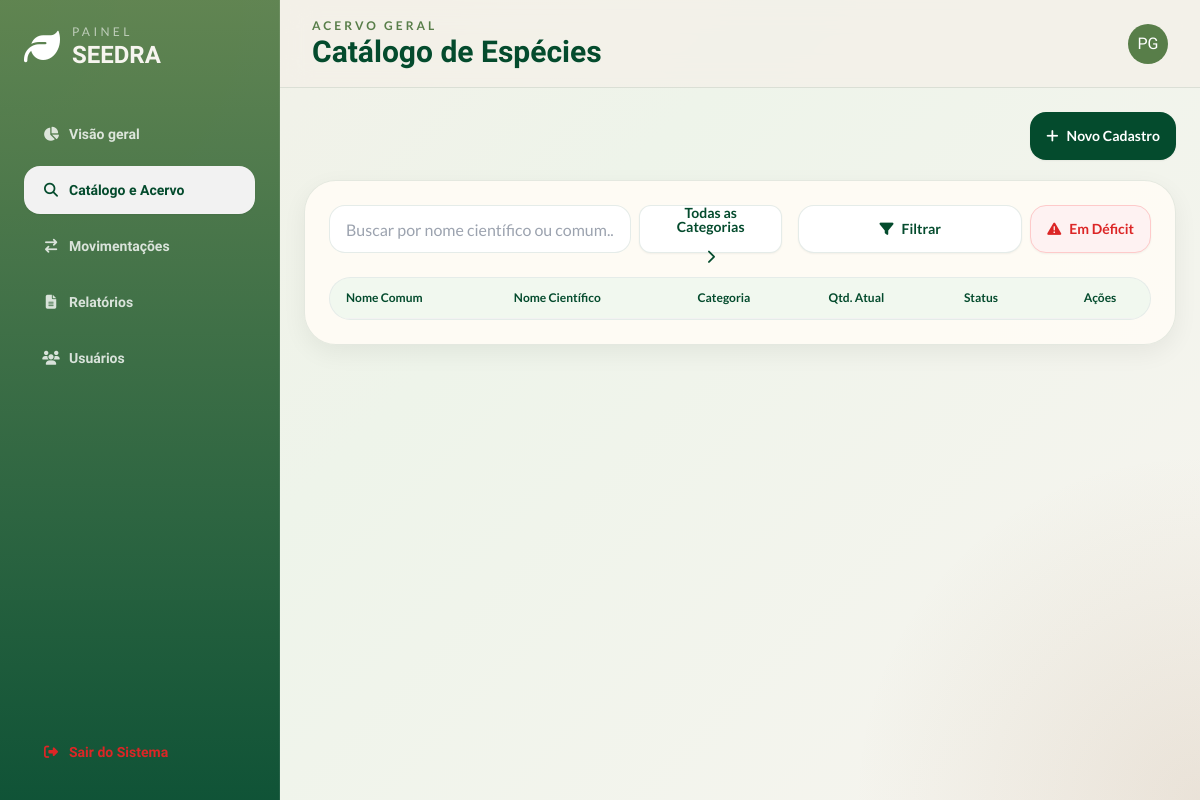
Before: /catalogo (signed in) with the older database file.
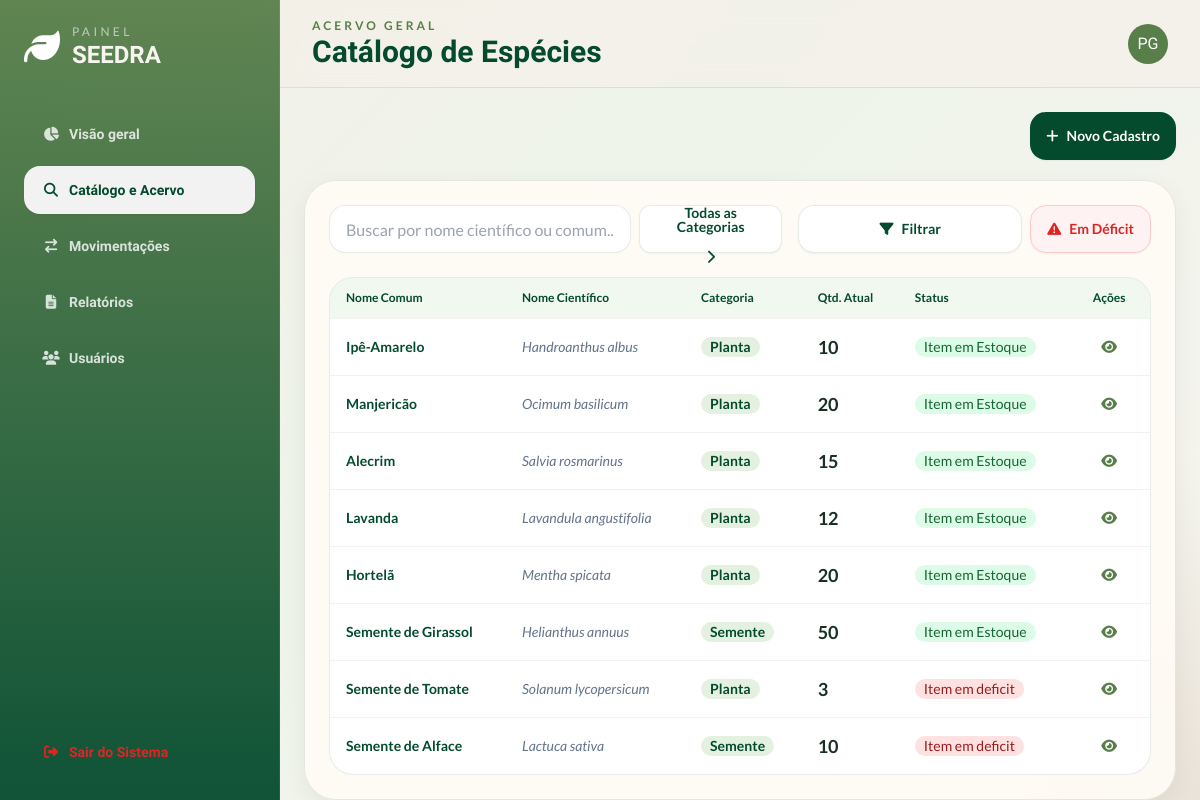
After: the same page with the newer database file.
### models.py (models this page shows)
class Item(db.Model):
    __tablename__= 'items'
    id = db.Column(db.Integer, primary_key = True)
    nome = db.Column(db.String(50), nullable = False, unique = True)
    quantidade = db.Column(db.Integer, nullable = False, default = 0)
    n_cientifico = db.Column(db.String(50), nullable = False , unique = True)
    categoria = db.Column(db.String(20), nullable = False)
    deficit_limit = db.Column(db.Integer, nullable = False, default = 0)
    obs = db.Column(db.Text)
    data_cadastro = db.Column(db.Date, nullable = False)
    movimentacoes = db.relationship('Movimentacao', back_populates = 'item', lazy = True)
    def em_deficit(self):
        return self.quantidade < self.deficit_limit

### app.py (the view)
@app.route('/catalogo', methods=['GET'])
@login_required
def catalogo():
    itens = Item.query.all()
    itens_def = sum(1 for item in itens if item.em_deficit())
    alfabetica = Item.query.order_by(Item.nome.asc()).all()
    return render_template('catalogo.html', itens=itens, itens_def=itens_def, itens_alfabetica = alfabetica)

### controllers/login.py (called while the page is built)
def login_required(f):
  @wraps(f)
  def decorated_function(*args, **kwargs):
      if 'usuarios_id' not in session:
         flash("Faça login primeiro!", 'erro')
         return redirect(url_for('login.login'))
      return f(*args, **kwargs)
  return decorated_function

### templates/catalogo.html (shortened to what this page needs)
{% extends 'base.html' %}
{% set page_id = 'catalogo' %}
{% block header_subtitle %}Acervo Geral{% endblock %}
{% block header_title %}Catálogo de Espécies{% endblock %}
{% block content %}
<div class="flex justify-end mb-4">
    <a href="{{ url_for('novo_item') }}" class="btn rounded-2xl border-0 bg-seedra-leafDark hover:bg-seedra-leafMid text-white font-lato">
        <i class="fa-solid fa-plus"></i> Novo Cadastro
    </a>
</div>
<section class="mt-5 soft-card rounded-[2rem] p-6">
    <div class="flex flex-col md:flex-row gap-4 justify-between items-center mb-6">
        <div class="flex-1 w-full flex gap-2">
            <input type="text" placeholder="Buscar por nome científico ou comum..." class="input input-bordered rounded-2xl bg-white border-seedra-leafDark/10 w-full max-w-md font-lato" id="c_search" />
            <div class="relative inline-block w-56">
                <button id="c_btn" class="btn w-full flex justify-center rounded-xl bg-white font-lato text-seedra-leafDark border-seedra-leafDark/10 gap-4 hover:bg-seedra-leafMid hover:text-white">
                    <span id="content_span" class=" transition-transform easy-in-out">Todas as Categorias</span>
                    <i id="c_arrow" class="fa-solid fa-chevron-right transition-transform"></i>
                </button>
            </div>
        </div>
        <div class="flex gap-2">
            <div class="relative inline-block w-56 ">
                <button class="w-full flex justify-center btn rounded-2xl bg-white text-seedra-leafDark border border-seedra-leafDark/10 hover:bg-seedra-leafMid hover:text-white hover:border-seedra-seedSand shadow-sm font-lato" id="filter_button">
                    <i id="filter_span" class="fa-solid fa-filter"></i> Filtrar
                </button>
            </div>
            <button class="btn rounded-2xl bg-red-50 text-red-600 border border-red-200 hover:bg-red-100 hover:border-red-300 shadow-sm font-lato" id="btn_deficit">
                <i class="fa-solid fa-triangle-exclamation"></i> Em Déficit
            </button>
        </div>
    </div>
    <div class="overflow-x-auto rounded-[1.5rem] border border-seedra-leafDark/10 bg-white">
        <table class="table font-lato">
            <thead class="bg-seedra-leafLight/10 text-seedra-leafDark">
                <tr>
                    <th>Nome Comum</th>
                    <th>Nome Científico</th>
                    <th>Categoria</th>
                    <th>Qtd. Atual</th>
                    <th>Status</th>
                    <th class="text-center">Ações</th>
                </tr>
            </thead>
            <tbody>
                {% for item in itens %}
                <tr id="list_order_normal" class="{% if item.em_deficit() %}item_deficit{% else %}item_ok{% endif %} transition {% if item.categoria == 'Semente' %} c_semente {% else %} c_planta {% endif %}">
                    <td class="font-bold text-seedra-leafDark">{{ item.nome }}</td>
                    <td class="italic text-slate-500">{{ item.n_cientifico }}</td>
                    <td><span class="badge border-0 bg-seedra-leafLight/20 text-seedra-leafDark font-bold">{{ item.categoria}}</span></td>
                    <td class="metric-value font-bold text-lg">{{ item.quantidade }}</td>
                    <td><span class="badge border-0 {% if item.em_deficit() %} bg-red-100 text-red-800 {% else %} bg-green-100 text-green-800 {% endif %}">
                        {% if item.em_deficit() %}
                            Item em deficit
                        {% else %}
                            Item em Estoque
                        {% endif %}
                    </span></td>
                    <td class="text-center">
                        <a href="{{ url_for('detalhes_item', id=item.id) }}" class="btn btn-sm btn-ghost text-seedra-leafMid rounded-xl"><i class="fa-solid fa-eye"></i></a>
                    </td>
                </tr>
                {% endfor %}
            </tbody>
        </table>
    </div>
</section>
{% endblock %}

### templates/base.html (shortened to what this page needs)
<!DOCTYPE html>
<html lang="pt-BR" data-theme="light">
<head>
  <link rel="stylesheet" href="/static/css/style.css" />
  <script src="/static/js/tailwind.config.js" defer></script>
  <script src="https://cdn.tailwindcss.com"></script>
  <link href="https://cdn.jsdelivr.net/npm/daisyui@4.12.10/dist/full.min.css" rel="stylesheet" type="text/css" />
  <link rel="stylesheet" href="https://cdnjs.cloudflare.com/ajax/libs/font-awesome/6.4.0/css/all.min.css">
</head>
<body class="font-sans">
  <div class="dashboard-shell">
    <aside class="sidebar p-5 lg:p-6 flex flex-col gap-6">
      <div class="flex items-center gap-3">
        <i class="fa-solid fa-leaf text-4xl text-white"></i>
        <div>
          <p class="text-xs uppercase tracking-[0.28em] text-white/60 font-lato">Painel</p>
          <h1 class="text-2xl font-extrabold leading-tight">SEEDRA</h1>
        </div>
      </div>
      {% block nav %}
        <nav class="space-y-2 mt-4">
          <a href="{{ url_for('dashboard') }}" class="btn btn-block justify-start  hover:bg-white/20 hover:text-white  rounded-2xl {{ 'text-seedra-leafDark border-white/10 bg-white/14' if page_id =='visao' else 'btn-ghost text-white/80 hover:bg-white/10' }}"><i class="fa-solid fa-chart-pie w-5"></i> Visão geral</a>
          <a href="{{ url_for('catalogo') }}" class="btn btn-block justify-start  hover:bg-white/20 hover:text-white  rounded-2xl {{ 'text-seedra-leafDark border-white/10 bg-white/14' if page_id =='catalogo' else 'btn-ghost text-white/80 hover:bg-white/10' }}"><i class="fa-solid fa-magnifying-glass w-5"></i>Catálogo e Acervo</a>
          <a href="{{ url_for('movimentacao') }}" class="btn btn-block justify-start  hover:bg-white/20 hover:text-white  rounded-2xl {{ 'text-seedra-leafDark border-white/10 bg-white/14' if page_id =='movimentacoes' else 'btn-ghost text-white/80 hover:bg-white/10' }}"><i class="fa-solid fa-arrow-right-arrow-left w-5"></i>Movimentações</a>
          <a href="{{ url_for('relatorios') }}" class="btn btn-block justify-start  hover:bg-white/20 hover:text-white  rounded-2xl {{ 'text-seedra-leafDark border-white/10 bg-white/14' if page_id =='relatorios' else 'btn-ghost text-white/80 hover:bg-white/10' }}"><i class="fa-solid fa-file-lines w-5"></i>Relatórios</a>
          <a href="{{ url_for('usuarios') }}" class="btn btn-block justify-start  hover:bg-white/20 hover:text-white  rounded-2xl {{ 'text-seedra-leafDark border-white/10 bg-white/14' if page_id =='usuarios' else 'btn-ghost text-white/80 hover:bg-white/10' }}"><i class="fa-solid fa-users w-5"></i>Usuários</a>
        </nav>
      {% endblock %}
      <div class="mt-auto">
        <a href="{{ url_for('logout') }}" class="btn btn-block justify-start btn-ghost text-red-600  hover:scale-110  hover:bg-transparent rounded-2xl"><i class="fa-solid fa-right-from-bracket w-5"></i> Sair do Sistema</a>
      </div>
    </aside>
    <header class="topbar px-5 lg:px-8 flex items-center justify-between gap-4">
      <div>
        <p class="text-xs uppercase tracking-[0.25em] text-seedra-leafMid font-semibold font-lato">{% block header_subtitle %}SEEDRA{% endblock %}</p>
        <h2 class="text-2xl md:text-3xl font-extrabold text-seedra-leafDark">{% block header_title %}Painel de Controle{% endblock %}</h2>
      </div>
      <div class="flex items-center gap-3">
        <div class="avatar placeholder ml-4">
          <div class="bg-seedra-leafMid text-white rounded-full w-10">
            <span>PG</span>
          </div>
        </div>
      </div>
    </header>
    <main class="main">
      {% block content %}
      {% endblock %}
    </main>
  </div>
</body>
</html>

### static/css/style.css (style rules this page uses)
:root { --leaf-dark: #044b2d; --leaf-mid: #587e49; --leaf-light: #78b863; --seed-brown: #9a774c; --seed-sand: #ddd1ae; --seed-mist: #d9d6cc; --deep-forest: #001500; --stone: #888784; --cloud: #d9d9d9; --surface: rgba(249, 248, 243, 0.78); --surface-strong: rgba(255, 252, 246, 0.9); --line: rgba(4, 75, 45, 0.10); }
html, body { height: 100%; overflow: hidden; scroll-behavior: smooth; }
body { font-family: 'Balsamiq Sans', sans-serif; background: radial-gradient(circle at top left, rgba(120,184,99,0.18), transparent 20%), radial-gradient(circle at bottom right, rgba(154,119,76,0.14), transparent 24%), linear-gradient(135deg, #f4f0e8 0%, #eef4ea 40%, #f7f4ef 100%); color: #183124; }
.dashboard-shell { display: grid; grid-template-columns: 280px 1fr; grid-template-rows: 88px 1fr; height: 100dvh; }
.sidebar { grid-row: 1 / -1; overflow-y: auto; background: linear-gradient(180deg, rgba(88,126,73,0.94), rgba(4,75,45,0.95)); color: #f7f5ef; border-right: 1px solid rgba(255,255,255,0.08); }
.topbar { grid-column: 2; position: sticky; top: 0; z-index: 10; background: rgba(244, 240, 232, 0.78); backdrop-filter: blur(14px); border-bottom: 1px solid var(--line); }
.main { grid-column: 2; overflow-y: auto; padding: 1.5rem; }
.soft-card { background: var(--surface-strong); border: 1px solid var(--line); box-shadow: 0 8px 24px rgba(0, 21, 0, 0.06); }
.metric-value { font-variant-numeric: tabular-nums lining-nums; }

Changed rows visible on the page:
added Item: nome "Ipê-Amarelo", n_cientifico "Handroanthus albus", categoria "Planta", quantidade "10", deficit_limit "Item em Estoque"
added Item: nome "Manjericão", n_cientifico "Ocimum basilicum", categoria "Planta", quantidade "20", deficit_limit "Item em Estoque"
added Item: nome "Alecrim", n_cientifico "Salvia rosmarinus", categoria "Planta", quantidade "15", deficit_limit "Item em Estoque"
added Item: nome "Lavanda", n_cientifico "Lavandula angustifolia", categoria "Planta", quantidade "12", deficit_limit "Item em Estoque"
added Item: nome "Hortelã", n_cientifico "Mentha spicata", categoria "Planta", quantidade "20", deficit_limit "Item em Estoque"
added Item: nome "Semente de Girassol", n_cientifico "Helianthus annuus", categoria "Semente", quantidade "50", deficit_limit "Item em Estoque"
added Item: nome "Semente de Tomate", n_cientifico "Solanum lycopersicum", categoria "Planta", quantidade "3", deficit_limit "Item em deficit"
added Item: nome "Semente de Alface", n_cientifico "Lactuca sativa", categoria "Semente", quantidade "10", deficit_limit "Item em deficit"
